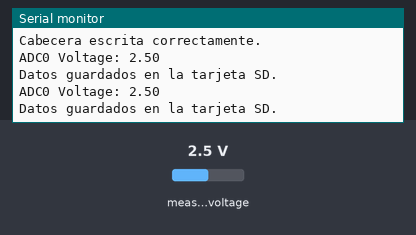
The sketch below on a simulated ESP32. On the bench: the last lines printed to the serial monitor. The inputs (shaded band) are chosen by the test bench; at power-on: measured voltage 2.5 V. Storage starts empty.

Above: at 1.2 s.
1.3 s: measured voltage set to 0.1 V
At 2.6 s:
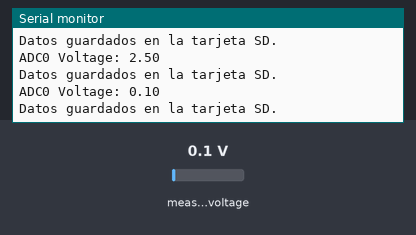
2.8 s: measured voltage set to 1.2 V
At 4.0 s:
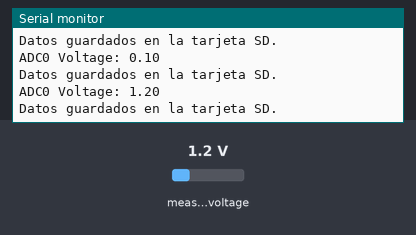
Timing chart, 0 to 5.8 s (numbered marks = the images above; inputs shaded):
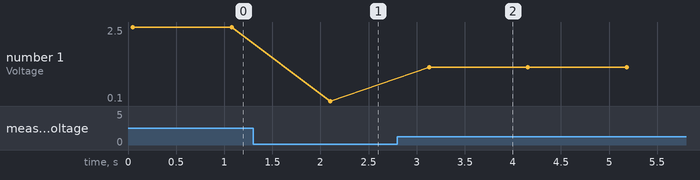

The sketch:

Esp32_MicroSD_ADS1115.ino
```cpp
#include <Wire.h>
#include <ADS1115_WE.h>
#include <SPI.h>
#include <SD.h>
#include <FS.h>

#define I2C_ADDRESS 0x48

// Definiciones para la tarjeta SD
const int chipSelect = 10;  // Pin CS para la tarjeta SD en la ESP32
const char* archivo = "/test.txt";
File dataFile;

// Crear un objeto para el ADS1115
ADS1115_WE adc(I2C_ADDRESS);

void setup() {
  Serial.begin(115200);
  Wire.begin();

  // Configuración de pines SPI para la tarjeta SD
  SPI.begin(13, 12, 11, chipSelect);  // SCK=13, MISO=12, MOSI=11, CS=10

  // Inicializar la tarjeta SD
  if (!SD.begin(chipSelect)) {
    Serial.println("Fallo al montar la tarjeta SD.");
    return;
  }
  Serial.println("Tarjeta SD montada correctamente.");

  // Inicializar el ADS1115
  if (!adc.init()) {
    Serial.println("Fallo al inicializar el ADS1115.");
    while (1);
  }
  Serial.println("ADS1115 inicializado correctamente.");

  // Configuración del ADS1115
  adc.setVoltageRange_mV(ADS1115_RANGE_6144);  // Rango de voltaje +/- 6.144V
  adc.setCompareChannels(ADS1115_COMP_0_GND);  // Leer desde el canal 0 con respecto a GND
  adc.setConvRate(ADS1115_860_SPS);            // 860 muestras por segundo
  adc.setMeasureMode(ADS1115_CONTINUOUS);      // Modo continuo

  // Escribir una cabecera inicial en la tarjeta SD si el archivo no existe
  if (!SD.exists(archivo)) {
    dataFile = SD.open(archivo, FILE_WRITE);
    if (dataFile) {
      dataFile.println("Lectura de datos desde el ADS1115:");
      dataFile.println("ADC Value | Voltage (V)");
      dataFile.close();
      Serial.println("Cabecera escrita correctamente.");
    } else {
      Serial.println("Error al abrir el archivo para escritura.");
    }
  }
}

void loop() {
  // Leer datos desde el ADS1115
  float voltaje = readChannel(ADS1115_COMP_0_GND);  // Leer el canal AIN0
  int16_t rawValue = readChannelRaw(ADS1115_COMP_0_GND);

  // Mostrar los datos en el monitor serie
  Serial.print("ADC0 Voltage: ");
  Serial.println(voltaje);

  // Guardar los datos en la tarjeta SD en modo append
  dataFile = SD.open(archivo, FILE_APPEND);
  if (dataFile) {
    dataFile.print("ADC0 Voltaje: ");
    dataFile.println(voltaje); dataFile.print("  "); dataFile.print("ADC0: ");dataFile.println(rawValue);
    dataFile.close();
    Serial.println("Datos guardados en la tarjeta SD.");
  } else {
    Serial.println("Error al abrir el archivo para escritura.");
  }

  delay(1000);  // Espera 1 segundo antes de la siguiente lectura
}

float readChannel(ADS1115_MUX channel) {
  adc.setCompareChannels(channel);
  float voltage = adc.getResult_V();  // Leer el voltaje en voltios
  return voltage;
}
int16_t readChannelRaw(ADS1115_MUX channel) {
  adc.setCompareChannels(channel);
  int16_t rawValue = adc.getRawResult(); // Leer el valor bruto del ADC
  return rawValue;
}
```

Measured:
- after the input at 1.3 s, the serial monitor: prints a new line after 0.80 s (image 1)
- after the input at 2.8 s, the serial monitor: prints a new line after 0.33 s (image 2)
- plotted number 1: 2.5 → 0.1 after the input at 1.3 s, 0.1 → 1.2 after the input at 2.8 s
